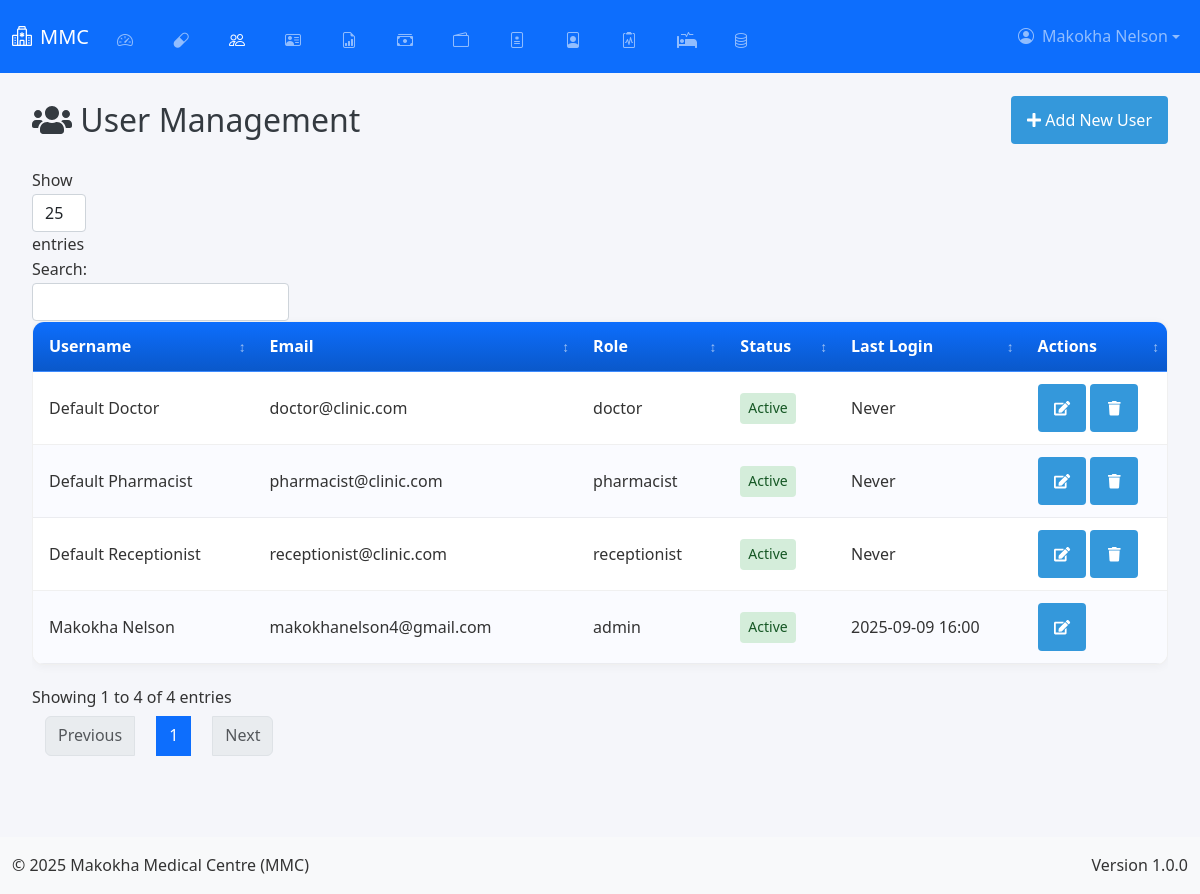
Before: /admin/users (signed in) with the older database file.
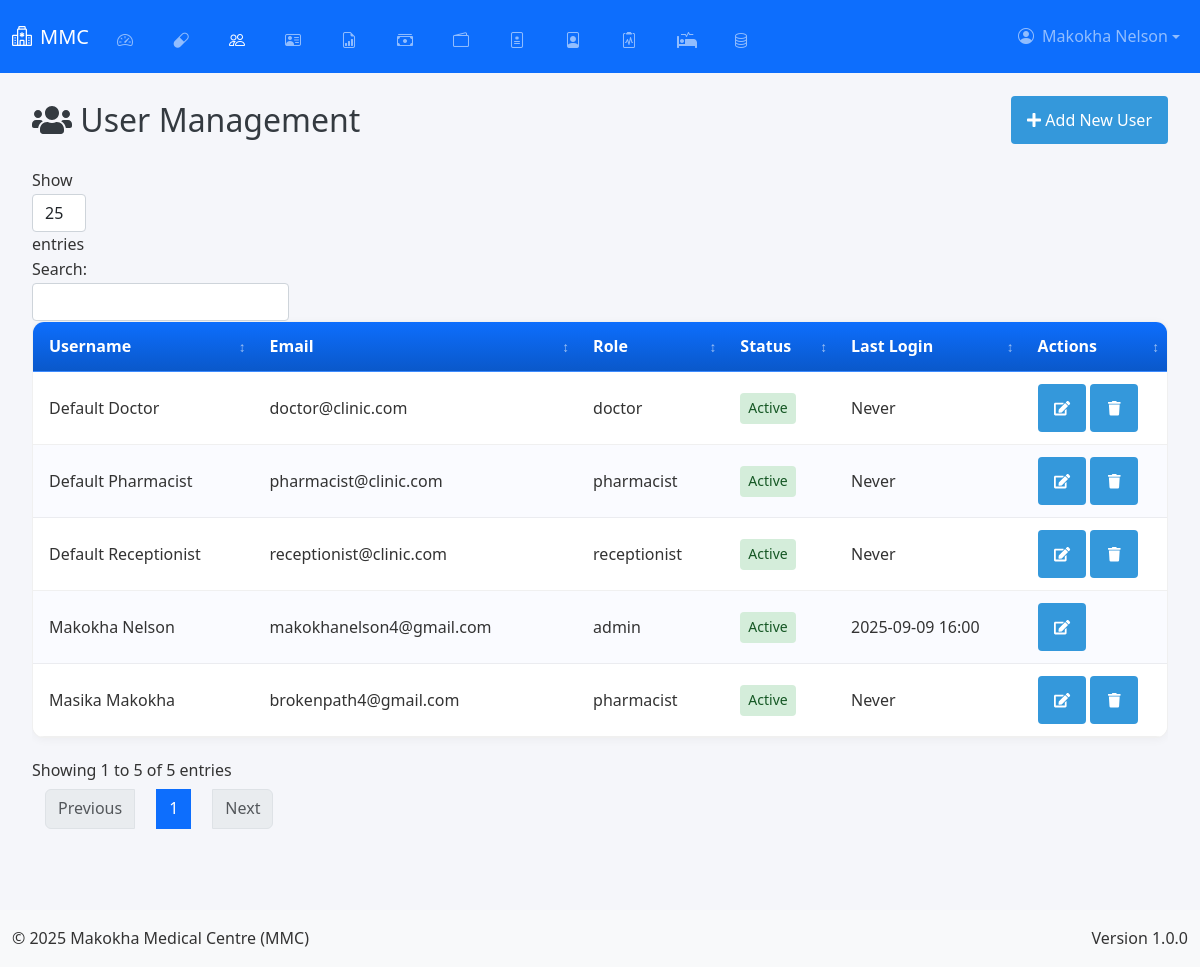
After: the same page with the newer database file.
### app.py (models this page shows, shortened)
class User(db.Model, UserMixin):
    __tablename__ = 'user'
    id = db.Column(db.Integer, primary_key=True)
    username = db.Column(db.String(50), unique=True, nullable=False)
    email = db.Column(db.String(100), unique=True, nullable=False)
    password = db.Column(db.String(200), nullable=False)
    role = db.Column(db.String(20), nullable=False, default='user')
    is_active = db.Column(db.Boolean, default=True)
    last_login = db.Column(db.DateTime)
    profile_picture = db.Column(db.String(255))
    created_at = db.Column(db.DateTime, default=lambda: datetime.now(timezone.utc))
    updated_at = db.Column(db.DateTime, default=lambda: datetime.now(timezone.utc), onupdate=lambda: datetime.now(timezone.utc))

### app.py (the view, shortened to what this page needs)
@app.route('/admin/users', methods=['GET', 'POST'])
@login_required
def manage_users():
    if current_user.role != 'admin':
        flash('Unauthorized access', 'danger')
        return redirect(url_for('home'))
    users = User.query.order_by(User.last_login.desc().nullslast(), User.username.asc()).all()
    return render_template('admin/users.html', users=users)

### app.py (called while the page is built, shortened)
@app.before_request
def initialize_data():
    global _first_request
    if not _first_request:
        return

@app.context_processor
def inject_current_date():
    return {'current_date': date.today().strftime('%Y-%m-%d')}

@app.context_processor
def inject_csrf_token():
    return dict(csrf_token=generate_csrf)

    @login_manager.user_loader
    def load_user(user_id):
        return db.session.get(User, int(user_id))

### templates/admin/users.html (shortened to what this page needs)
{% extends "base.html" %}
{% block content %}
        <div class="content">
            <div class="page-header">
                <h2><i class="fas fa-users"></i> User Management</h2>
                <div class="page-actions">
                    <button class="btn btn-primary" data-toggle="modal" data-target="#addUserModal">
                        <i class="fas fa-plus"></i> Add New User
                    </button>
                </div>
            </div>
            <div class="table-responsive">
                <table class="data-table" id="usersTable">
                    <thead>
                        <tr>
                            <th>Username</th>
                            <th>Email</th>
                            <th>Role</th>
                            <th>Status</th>
                            <th>Last Login</th>
                            <th>Actions</th>
                        </tr>
                    </thead>
                    <tbody>
                        {% for user in users %}
                        <tr>
                            <td>{{ user.username }}</td>
                            <td>{{ user.email }}</td>
                            <td>{{ user.role }}</td>
                            <td>
                                <span class="status-badge {% if user.is_active %}active{% else %}inactive{% endif %}">
                                    {% if user.is_active %}Active{% else %}Inactive{% endif %}
                                </span>
                            </td>
                            <td>
                                {% if user.last_login %}
                                    {{ user.last_login.strftime('%Y-%m-%d %H:%M') }}
                                {% else %}
                                    Never
                                {% endif %}
                            </td>
                            <td>
                                <button class="btn btn-sm btn-edit" data-id="{{ user.id }}" data-toggle="modal" data-target="#editUserModal">
                                    <i class="fas fa-edit"></i>
                                </button>
                                {% if user.id != current_user.id %}
                                <button class="btn btn-sm btn-delete" data-id="{{ user.id }}">
                                    <i class="fas fa-trash"></i>
                                </button>
                                {% endif %}
                            </td>
                        </tr>
                        {% endfor %}
                    </tbody>
                </table>
            </div>
        </div>
{% endblock %}

### templates/base.html (shortened to what this page needs)
<!DOCTYPE html>
<html lang="en">
<head>
    <link href="https://cdn.jsdelivr.net/npm/bootstrap@5.3.0/dist/css/bootstrap.min.css" rel="stylesheet">
    <link rel="stylesheet" href="https://cdn.jsdelivr.net/npm/bootstrap-icons@1.11.1/font/bootstrap-icons.css">
    <link rel="stylesheet" href="https://cdnjs.cloudflare.com/ajax/libs/font-awesome/5.15.3/css/all.min.css">
    <link href="https://cdn.jsdelivr.net/npm/select2@4.1.0-rc.0/dist/css/select2.min.css" rel="stylesheet">
    <link rel="stylesheet" href="{{ url_for('static', filename='css/style.css') }}">
    <link rel="stylesheet" href="{{ url_for('static', filename='css/dashboard.css') }}">
    <link rel="stylesheet" href="{{ url_for('static', filename='css/custom.css') }}">
</head>
<body class="d-flex flex-column min-vh-100">
    <nav class="navbar navbar-expand-lg navbar-dark bg-primary fixed-top" id="mainNavbar">
        <div class="container-fluid">
            <a class="navbar-brand fs-5" href="{{ url_for('home') }}">
                <i class="bi bi-hospital me-2"></i>MMC
            </a>
            <div class="collapse navbar-collapse" id="navbarNav">
                <ul class="navbar-nav me-auto">
                    {% if current_user.is_authenticated %}
                        {% if current_user.role == 'admin' %}
                            <li class="nav-item"><a class="nav-link fs-6 px-2 mx-1 icon-nav" href="{{ url_for('admin_dashboard') }}"><i class="bi bi-speedometer2 me-1"></i><span class="nav-text">Dashboard</span></a></li>
                            <li class="nav-item"><a class="nav-link fs-6 px-2 mx-1 icon-nav" href="{{ url_for('manage_drugs') }}"><i class="bi bi-capsule me-1"></i><span class="nav-text">Drugs</span></a></li>
                            <li class="nav-item"><a class="nav-link fs-6 px-2 mx-1 icon-nav" href="{{ url_for('manage_users') }}"><i class="bi bi-people me-1"></i><span class="nav-text">Users</span></a></li>
                            <li class="nav-item"><a class="nav-link fs-6 px-2 mx-1 icon-nav" href="{{ url_for('manage_employees') }}"><i class="bi bi-person-vcard me-1"></i><span class="nav-text">Employees</span></a></li>
                            <li class="nav-item"><a class="nav-link fs-6 px-2 mx-1 icon-nav" href="{{ url_for('admin_reports') }}"><i class="bi bi-file-earmark-bar-graph me-1"></i><span class="nav-text">Reports</span></a></li>
                            <li class="nav-item"><a class="nav-link fs-6 px-2 mx-1 icon-nav" href="{{ url_for('manage_transactions') }}"><i class="bi bi-cash-stack me-1"></i><span class="nav-text">Transactions</span></a></li>
                            <li class="nav-item"><a class="nav-link fs-6 px-2 mx-1 icon-nav" href="{{ url_for('manage_money') }}"><i class="bi bi-wallet2 me-1"></i><span class="nav-text">Money</span></a></li>
                            <li class="nav-item"><a class="nav-link fs-6 px-2 mx-1 icon-nav" href="{{ url_for('manage_dosage') }}"><i class="bi bi-file-medical me-1"></i><span class="nav-text">Dosage</span></a></li>
                            <li class="nav-item"><a class="nav-link fs-6 px-2 mx-1 icon-nav" href="{{ url_for('manage_patients') }}"><i class="bi bi-file-person me-1"></i><span class="nav-text">Patients</span></a></li>
                            <li class="nav-item"><a class="nav-link fs-6 px-2 mx-1 icon-nav" href="{{ url_for('manage_medical_tests') }}"><i class="bi bi-clipboard2-pulse me-1"></i><span class="nav-text">Medical Tests</span></a></li>
                            <li class="nav-item"><a class="nav-link fs-6 px-2 mx-1 icon-nav" href="{{ url_for('manage_beds') }}"><i class="fas fa-procedures me-1"></i><span class="nav-text">Beds</span></a></li>
                            <li class="nav-item"><a class="nav-link fs-6 px-2 mx-1 icon-nav" href="{{ url_for('backup_management') }}"><i class="bi bi-database me-1"></i><span class="nav-text">Backup</span></a></li>
                        {% endif %}
                    {% endif %}
                </ul>
                <ul class="navbar-nav">
                    {% if current_user.is_authenticated %}
                        <li class="nav-item dropdown">
                            <a class="nav-link dropdown-toggle d-flex align-items-center fs-6" href="#" id="userDropdown" role="button" data-bs-toggle="dropdown">
                                {% if current_user.profile_picture %}
                                    <img src="{{ url_for('static', filename=current_user.profile_picture) }}" alt="Profile" class="profile-picture me-2">
                                {% else %}
                                    <i class="bi bi-person-circle me-2"></i>
                                {% endif %}
                                {{ current_user.username }}
                            </a>
                        </li>
                    {% else %}
                        <li class="nav-item">
                        <a class="nav-link fs-6" href="{{ url_for('auth.login') }}">
                            <i class="bi bi-box-arrow-in-right me-1"></i>Login
                        </a>
                        </li>
                    {% endif %}
                </ul>
            </div>
        </div>
    </nav>
    <main class="container-fluid flex-grow-1 py-3" style="margin-top: 60px;">
        {% block content %}{% endblock %}
    </main>
    <footer class="bg-light py-3 mt-auto">
        <div class="container-fluid">
            <div class="row">
                <div class="col-md-6 text-center text-md-start">
                    <p class="mb-0">&copy; 2025 Makokha Medical Centre (MMC)</p>
                </div>
                <div class="col-md-6 text-center text-md-end">
                    <p class="mb-0">Version 1.0.0</p>
                </div>
            </div>
        </div>
    </footer>
</body>
</html>

### static/css/style.css (style rules this page uses)
:root { --primary-color: #3498db; --secondary-color: #2980b9; --success-color: #2ecc71; --danger-color: #e74c3c; --warning-color: #f39c12; --info-color: #1abc9c; --light-color: #ecf0f1; --dark-color: #2c3e50; --gray-color: #95a5a6; --white-color: #ffffff; --black-color: #000000; --sidebar-width: 250px; --sidebar-collapsed-width: 0; --top-bar-height: 60px; --shadow: 0 2px 10px rgba(0, 0, 0, 0.1); --transition: all 0.3s ease; }
* { margin: 0; padding: 0; box-sizing: border-box; font-family: 'Segoe UI', Tahoma, Geneva, Verdana, sans-serif; }
.btn { position: relative; z-index: auto; }
.content, .main-content, .dashboard-container { position: static !important; overflow: visible !important; }
body { background-color: #f5f6fa; color: #333; line-height: 1.6; overflow-x: hidden; }
a { text-decoration: none; color: inherit; }
button, input, select, textarea { font-family: inherit; font-size: inherit; }
.btn { display: inline-block; padding: 8px 16px; border: none; border-radius: 4px; background-color: var(--primary-color); color: white; cursor: pointer; transition: var(--transition); }
.btn-sm { padding: 5px 10px; font-size: 0.9rem; }
.btn-primary { background-color: var(--primary-color); }
.dropdown { position: relative; display: inline-block; }
.content { flex: 1; padding: 20px; overflow-y: auto; }
.data-table { width: 100%; border-collapse: collapse; margin-bottom: 20px; }
.data-table th, .data-table td { padding: 12px 15px; text-align: left; border-bottom: 1px solid #eee; }
.data-table th { background-color: #f8f9fa; font-weight: 600; color: var(--dark-color); }
.status-badge { display: inline-block; padding: 4px 8px; border-radius: 4px; font-size: 0.8rem; font-weight: 500; color: white; }
.status-badge.active { background-color: var(--success-color); }

### templates/base.html (style rules this page uses)
:root { --tap-min-size: 48px; --mobile-breakpoint: 768px; --primary-blue: #0d6efd; --dark-blue: #0a58ca; --light-gray: #f8f9fa; }
body { -webkit-text-size-adjust: 100%; -webkit-tap-highlight-color: transparent; touch-action: manipulation; }
.btn, .nav-link, .dropdown-item, input[type="checkbox"] + label, .table .actions-column .btn { min-height: var(--tap-min-size); min-width: var(--tap-min-size); padding: 12px 16px; }
.table-responsive { overflow-x: auto; -webkit-overflow-scrolling: touch; }
.table-container { overflow-x: auto; -webkit-overflow-scrolling: touch; margin-bottom: 1.25rem; }
table.table-enhanced { width: 100%; border-collapse: separate; border-spacing: 0; background: #fff; border: 1px solid rgba(0,0,0,0.06); border-radius: 12px; overflow: hidden; box-shadow: 0 2px 10px rgba(0,0,0,0.04); }
.table-enhanced thead th { position: sticky; top: 0; background: linear-gradient(180deg, var(--primary-blue), var(--dark-blue)); color: #fff; z-index: 2; padding: 0.75rem 1rem; font-weight: 600; white-space: nowrap; border-bottom: 1px solid rgba(255,255,255,0.2); }
.table-enhanced tbody td { padding: 0.75rem 1rem; border-bottom: 1px solid rgba(0,0,0,0.06); vertical-align: middle; background: #fff; }
.table-enhanced tbody tr:nth-child(even) td { background: #fafbff; }
.table-enhanced thead th.sortable { cursor: pointer; position: relative; padding-right: 1.5rem; }
.table-enhanced thead th.sortable::after { content: '\2195'; position: absolute; right: 0.5rem; top: 50%; transform: translateY(-50%); opacity: 0.6; font-size: 0.85rem; }
.navbar { background-color: var(--primary-blue) !important; transition: all 0.3s ease; padding-top: 0.5rem; padding-bottom: 0.5rem; }
.table-container { overflow-x: auto; -webkit-overflow-scrolling: touch; margin-bottom: 1.5rem; }

### templates/admin/users.html (style rules this page uses)
.status-badge { display: inline-block; padding: 0.25rem 0.5rem; border-radius: 0.25rem; font-size: 0.875rem; font-weight: 500; }
.status-badge.active { background-color: #d4edda; color: #155724; }
.page-header { display: flex; justify-content: space-between; align-items: center; margin-bottom: 1.5rem; }
.page-header h2 { margin: 0; color: #343a40; }
.page-actions .btn { margin-left: 0.5rem; }

Changed rows visible on the page:
added User: username "Masika Makokha", email "brokenpath4@gmail.com", role "pharmacist", is_active "Active", shows "Never"
Other visible differences:
text written by a page script: "Show entries Search: Showing 1 to 4 of 4 entries Previous 1 Next" → "Show entries Search: Showing 1 to 5 of 5 entries Previous 1 Next"
